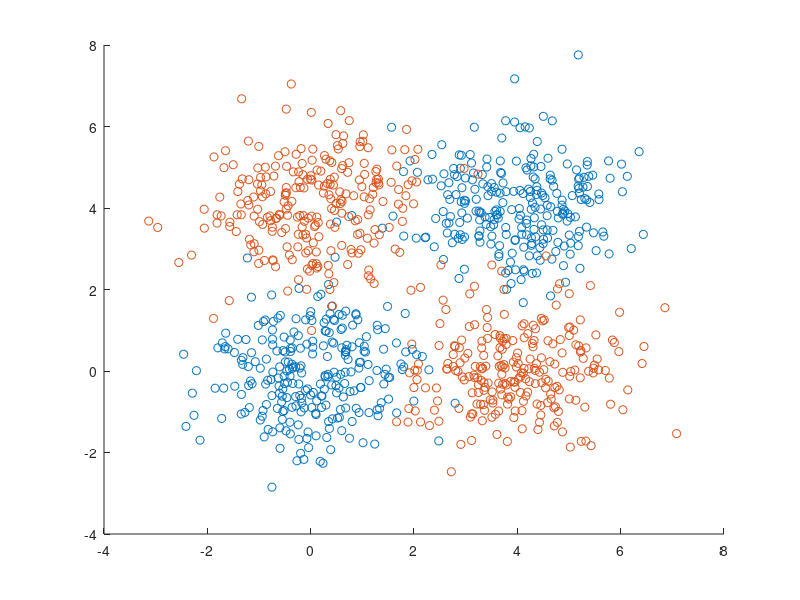

MATLAB code to generate this figure: (Note: this script raises an error after producing the figure.)
% XOR demonstration for NNET_matlab
clear all
close all
clc

%% Create data set 
N = 1000;
data = mvnrnd([0, 0], eye(2), N);
bin_idx = rand(N, 2) > 0.5;

data = data + bin_idx*4;
labels =  xor(bin_idx(:,1), bin_idx(:,2));
% little visualization
gscatter(data(:,1), data(:,2), labels)
X.data = data';
X.targets = labels'; 
%% Create network
addpath('../../NNET_matlab');
run ../load_nnet_basic.m;

in_dim = size(X.data, 1);
hid_dim = 6;
out_dim = size(X.targets, 1);

net.layers(1) = layer;
net.layers(1).W = randn(hid_dim, in_dim)/sqrt(in_dim);
net.layers(1).b = zeros(hid_dim, 1);
net.layers(1).f = hyptan;
net.layers(1).f_prime = hyptan_prime;
net.layers(1).delta_W = zeros(hid_dim, in_dim);
net.layers(1).delta_b = zeros(hid_dim, 1);
net.layers(1).grad_W = zeros(hid_dim, in_dim);
net.layers(1).grad_b = zeros(hid_dim, 1);

net.layers(2) = layer;
net.layers(2).W = randn(out_dim, hid_dim)/sqrt(hid_dim);
net.layers(2).b = zeros(out_dim, 1);
net.layers(2).f = logistic;
net.layers(2).f_prime = logistic_prime;
net.layers(2).delta_W = zeros(out_dim, hid_dim);
net.layers(2).delta_b = zeros(out_dim, 1);
net.layers(2).grad_W = zeros(out_dim, hid_dim);
net.layers(2).grad_b = zeros(out_dim, 1);

%% Train the network
%% And Now the algorithm finally
batchsize = 1000;
n_epochs = 200;
stepsize = 0.5;
[X_batches] = createMiniBatches(X, batchsize);
n_batches = size(X_batches.data, 3);
total_cost = zeros(n_batches, n_epochs);
figure(2)
for iEpc = 1:n_epochs
    fprintf('Epoch  %d\n',iEpc);
    for iBtch = 1 : n_batches
        
        net.layers = propagateForward(net.layers, X_batches.data(:,:, iBtch));
        % sample from code distribution
        Pred_label = net.layers(end).X_out;
        Pred_err = Pred_label - X_batches.targets(:,:,iBtch);
        total_cost(iBtch, iEpc) = (1/batchsize)*sum(-X_batches.targets(:,:,iBtch).*log(Pred_label) - (1-X_batches.targets(:,:,iBtch)).*log(1- Pred_label));
        diff_cost = (1/batchsize)*Pred_err./(Pred_label.*(1-Pred_label));
        % backpropagate the gradients
        net.layers = propagateBackward(net.layers, diff_cost);
        % compute updates for decoder networks
        net.layers = updateParamters(net.layers, stepsize, 'sgd');
        if mod(iBtch, 1)  == 0
            gscatter(X_batches.data(1,:, iBtch), X_batches.data(2,:, iBtch), Pred_label > 0.5 )
            xlim([-4 8])
            ylim([-4 8])
            drawnow;
            pause(0.01)
        end
    end
    fprintf('Cost is %f\n', mean(total_cost(:, iEpc)));
end